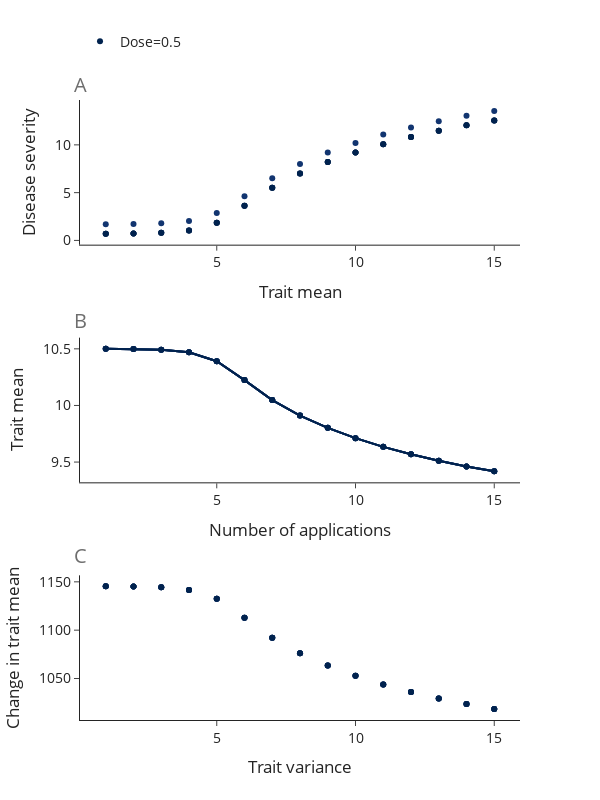

The notebook cell saved with this chart:
### Markdown cell above
## FIG

### Code cell
f = fig1(df_use)

f.show()

### Figure 1 — Plotly figure (JSON) as saved in the notebook; plotly's stock layout.template omitted (floating-point values rounded to 4 significant figures)
{"data": [{"marker": {"color": "#00224e"}, "mode": "markers", "name": "Dose=0.5", "showlegend": true, "type": "scatter", "x": [1, 2, 3, 4, 5, 6, 7, 8, 9, 10, 11, 12, 13, 14, 15], "xaxis": "x", "y": [0.7052, 0.7298, 0.801, 1.044, 1.862, 3.623, 5.518, 7.001, 8.198, 9.208, 10.07, 10.82, 11.47, 12.04, 12.55], "yaxis": "y"}, {"line": {"color": "#00224e"}, "mode": "lines+markers", "showlegend": false, "type": "scatter", "x": [1, 2, 3, 4, 5, 6, 7, 8, 9, 10, 11, 12, 13, 14, 15], "xaxis": "x2", "y": [10.5, 10.5, 10.49, 10.47, 10.39, 10.22, 10.05, 9.911, 9.802, 9.711, 9.634, 9.568, 9.511, 9.462, 9.418], "yaxis": "y2"}, {"marker": {"color": "#00224e"}, "mode": "markers", "showlegend": false, "type": "scatter", "x": [1, 2, 3, 4, 5, 6, 7, 8, 9, 10, 11, 12, 13, 14, 15], "xaxis": "x3", "y": [1145.0, 1145.0, 1144.0, 1142.0, 1132.0, 1113.0, 1092.0, 1076.0, 1063.0, 1053.0, 1044.0, 1036.0, 1029.0, 1024.0, 1018.0], "yaxis": "y3"}, {"marker": {"color": "#00224e"}, "mode": "markers", "name": "Dose=0.5", "showlegend": false, "type": "scatter", "x": [1, 2, 3, 4, 5, 6, 7, 8, 9, 10, 11, 12, 13, 14, 15], "xaxis": "x", "y": [0.7052, 0.7298, 0.801, 1.044, 1.862, 3.623, 5.518, 7.001, 8.198, 9.208, 10.07, 10.82, 11.47, 12.04, 12.55], "yaxis": "y"}, {"line": {"color": "#00224e"}, "mode": "lines+markers", "showlegend": false, "type": "scatter", "x": [1, 2, 3, 4, 5, 6, 7, 8, 9, 10, 11, 12, 13, 14, 15], "xaxis": "x2", "y": [10.5, 10.5, 10.49, 10.47, 10.39, 10.22, 10.05, 9.911, 9.802, 9.711, 9.634, 9.568, 9.511, 9.462, 9.418], "yaxis": "y2"}, {"marker": {"color": "#00224e"}, "mode": "markers", "showlegend": false, "type": "scatter", "x": [1, 2, 3, 4, 5, 6, 7, 8, 9, 10, 11, 12, 13, 14, 15], "xaxis": "x3", "y": [1145.0, 1145.0, 1144.0, 1142.0, 1132.0, 1113.0, 1092.0, 1076.0, 1063.0, 1053.0, 1044.0, 1036.0, 1029.0, 1024.0, 1018.0], "yaxis": "y3"}, {"marker": {"color": "#123570"}, "mode": "markers", "name": "Dose=0.2", "showlegend": false, "type": "scatter", "x": [1, 2, 3, 4, 5, 6, 7, 8, 9, 10, 11, 12, 13, 14, 15], "xaxis": "x", "y": [1.705, 1.73, 1.801, 2.044, 2.862, 4.623, 6.518, 8.001, 9.198, 10.21, 11.07, 11.82, 12.47, 13.04, 13.55], "yaxis": "y"}, {"line": {"color": "#123570"}, "mode": "lines+markers", "showlegend": false, "type": "scatter", "x": [1, 2, 3, 4, 5, 6, 7, 8, 9, 10, 11, 12, 13, 14, 15], "xaxis": "x2", "y": [10.5, 10.5, 10.49, 10.47, 10.39, 10.22, 10.05, 9.911, 9.802, 9.711, 9.634, 9.568, 9.511, 9.462, 9.418], "yaxis": "y2"}, {"marker": {"color": "#123570"}, "mode": "markers", "showlegend": false, "type": "scatter", "x": [1, 2, 3, 4, 5, 6, 7, 8, 9, 10, 11, 12, 13, 14, 15], "xaxis": "x3", "y": [1145.0, 1145.0, 1144.0, 1142.0, 1132.0, 1113.0, 1092.0, 1076.0, 1063.0, 1053.0, 1044.0, 1036.0, 1029.0, 1024.0, 1018.0], "yaxis": "y3"}, {"marker": {"color": "#00224e"}, "mode": "markers", "name": "Dose=0.5", "showlegend": false, "type": "scatter", "x": [1, 2, 3, 4, 5, 6, 7, 8, 9, 10, 11, 12, 13, 14, 15], "xaxis": "x", "y": [0.7052, 0.7298, 0.801, 1.044, 1.862, 3.623, 5.518, 7.001, 8.198, 9.208, 10.07, 10.82, 11.47, 12.04, 12.55], "yaxis": "y"}, {"line": {"color": "#00224e"}, "mode": "lines+markers", "showlegend": false, "type": "scatter", "x": [1, 2, 3, 4, 5, 6, 7, 8, 9, 10, 11, 12, 13, 14, 15], "xaxis": "x2", "y": [10.5, 10.5, 10.49, 10.47, 10.39, 10.22, 10.05, 9.911, 9.802, 9.711, 9.634, 9.568, 9.511, 9.462, 9.418], "yaxis": "y2"}, {"marker": {"color": "#00224e"}, "mode": "markers", "showlegend": false, "type": "scatter", "x": [1, 2, 3, 4, 5, 6, 7, 8, 9, 10, 11, 12, 13, 14, 15], "xaxis": "x3", "y": [1145.0, 1145.0, 1144.0, 1142.0, 1132.0, 1113.0, 1092.0, 1076.0, 1063.0, 1053.0, 1044.0, 1036.0, 1029.0, 1024.0, 1018.0], "yaxis": "y3"}], "layout": {"annotations": [{"font": {"color": "rgb(110,110,110)", "size": 20}, "showarrow": false, "text": "A", "x": 0, "xanchor": "center", "xref": "paper", "y": 1.05, "yanchor": "top", "yref": "paper"}, {"font": {"color": "rgb(110,110,110)", "size": 20}, "showarrow": false, "text": "B", "x": 0, "xanchor": "center", "xref": "paper", "y": 0.67, "yanchor": "top", "yref": "paper"}, {"font": {"color": "rgb(110,110,110)", "size": 20}, "showarrow": false, "text": "C", "x": 0, "xanchor": "center", "xref": "paper", "y": 0.29, "yanchor": "top", "yref": "paper"}], "font": {"size": 14}, "height": 800, "legend": {"orientation": "h", "x": 0, "y": 1.12}, "showlegend": true, "width": 600, "xaxis": {"anchor": "y", "autorange": true, "domain": [0, 1], "range": [0.07102, 15.93], "showgrid": false, "title": {"text": "Trait mean"}, "type": "linear"}, "xaxis2": {"anchor": "y2", "autorange": true, "domain": [0, 1], "range": [0.07102, 15.93], "showgrid": false, "title": {"text": "Number of applications"}, "type": "linear"}, "xaxis3": {"anchor": "y3", "autorange": true, "domain": [0, 1], "range": [0.07102, 15.93], "showgrid": false, "title": {"text": "Trait variance"}, "type": "linear"}, "yaxis": {"anchor": "x", "autorange": true, "domain": [0.7667, 1.0], "range": [-0.4443, 14.7], "showgrid": false, "title": {"text": "Disease severity"}, "type": "linear"}, "yaxis2": {"anchor": "x2", "autorange": true, "domain": [0.3833, 0.6167], "range": [9.321, 10.6], "showgrid": false, "title": {"text": "Trait mean"}, "type": "linear"}, "yaxis3": {"anchor": "x3", "autorange": true, "domain": [0, 0.2333], "range": [1007.0, 1157.0], "showgrid": false, "title": {"text": "Change in trait mean"}, "type": "linear"}}}
